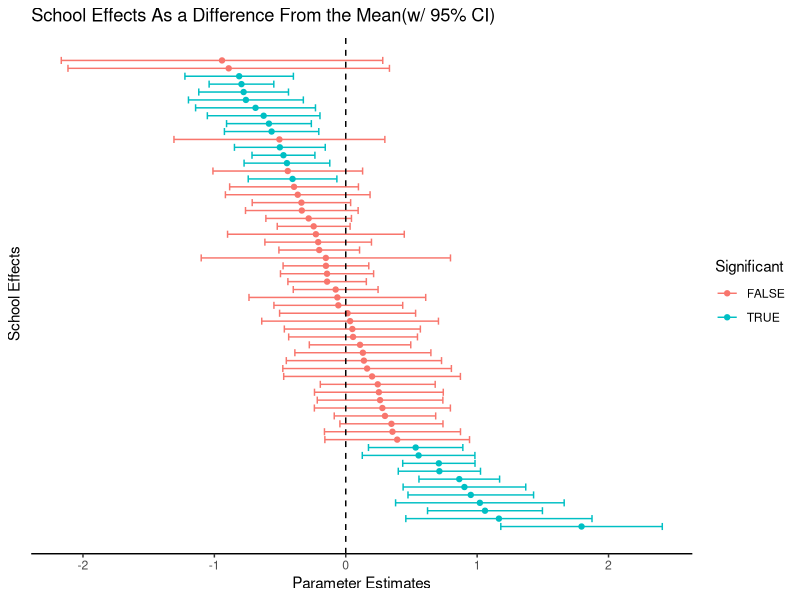

Here is the R script that generated this plot:
## ---- chunk 1
rm(list=ls())
library(tidyverse)
library(mlmRev)
library(knitr)
## ---- chunk 2
data(egsingle)
schoolDF <- egsingle %>%
    filter(year == .5) %>%
    group_by(schoolid) %>%
    mutate(ahat=mean(math)) %>%
    ungroup

parEst <- lm(
    math ~ schoolid, data=schoolDF, contrasts=list(schoolid = contr.sum))

# calc the stats for the last coefficient
muLast <- -sum(coefficients(parEst)[-1])
sterrLast <- sqrt(sum(vcov(parEst)[-1,-1]))


confint(parEst) %>%
    as_tibble %>%
    mutate(coef=names(parEst$coefficients)) %>%
    mutate(est=unname(parEst$coefficients)) %>%
    filter(coef != "(Intercept)") %>%
    rbind(tibble(
        `2.5 %` = muLast - 1.98*sterrLast,
        `97.5 %` = muLast + 1.98*sterrLast,
        coef = paste0("schoolid", length(unique(schoolDF$schoolid))),
        est = muLast
    )) %>%
    arrange(-est) %>%
    mutate(id=1:n()) %>%
    mutate(Significant=(0 > `97.5 %` & 0 >`2.5 %`) | (0 < `97.5 %` & 0 <`2.5 %`)) %>%
    ggplot(aes(x=id, y=est, ymin=`2.5 %`, ymax=`97.5 %`, color=Significant)) +
    coord_flip() +
    theme_classic() +
    geom_point() +
    geom_errorbar() +
    labs(x="School Effects", y="Parameter Estimates") +
    theme(
        axis.line.y = element_blank(),
        axis.ticks.y = element_blank(),
        axis.text.y = element_blank()) +
    geom_hline(yintercept = 0, linetype=2) +
    ggtitle("School Effects As a Difference From the Mean(w/ 95% CI)")

## ---- chunk 3
anova(parEst)
## ---- chunk 4
J <- length(unique(schoolDF$schoolid))
sigma2y <- 1/(nrow(schoolDF) - J)*sum((schoolDF$math - schoolDF$ahat)^2)
sigma2alpha <- schoolDF %>%
    group_by(schoolid) %>%
    summarize(alpha_hat=mean(math)) %>%
    ungroup %>%
    mutate(avg=mean(alpha_hat), ssi=(alpha_hat - avg)^2) %>%
    select(ssi) %>%
    unlist %>%
    sum %>%
    `*`(1/(J-1))
icc <- sigma2alpha / (sigma2alpha + sigma2y)


kable(tibble(
    Statistic = c(
        "Within-School Variance",
        "Between-School Variance",
        "Intraclass Correlation Coefficient"),
    Estimate = c(sigma2y, sigma2alpha, icc)
))

ignore.ysterr <- (var(schoolDF$math) / nrow(schoolDF))^.5
account.ysterr <- summary(parEst)$coefficients[1,"Std. Error"]
